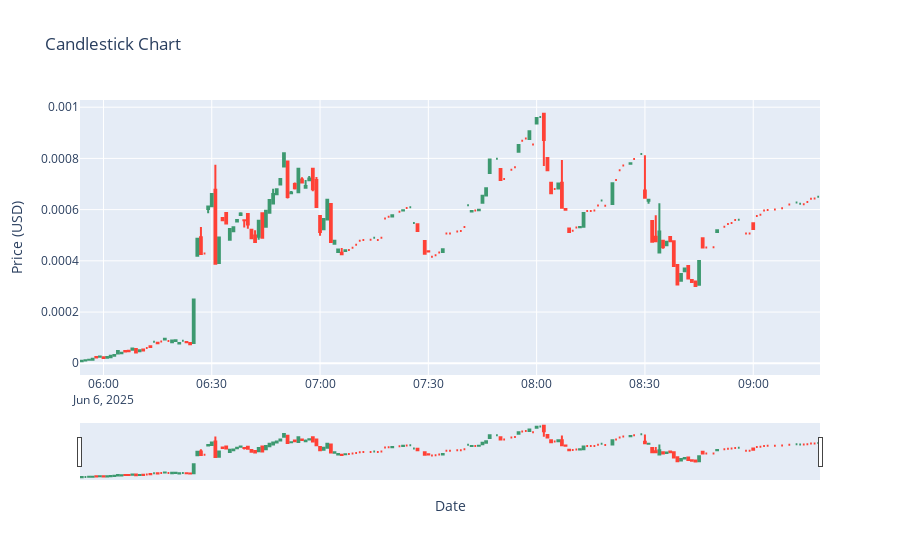
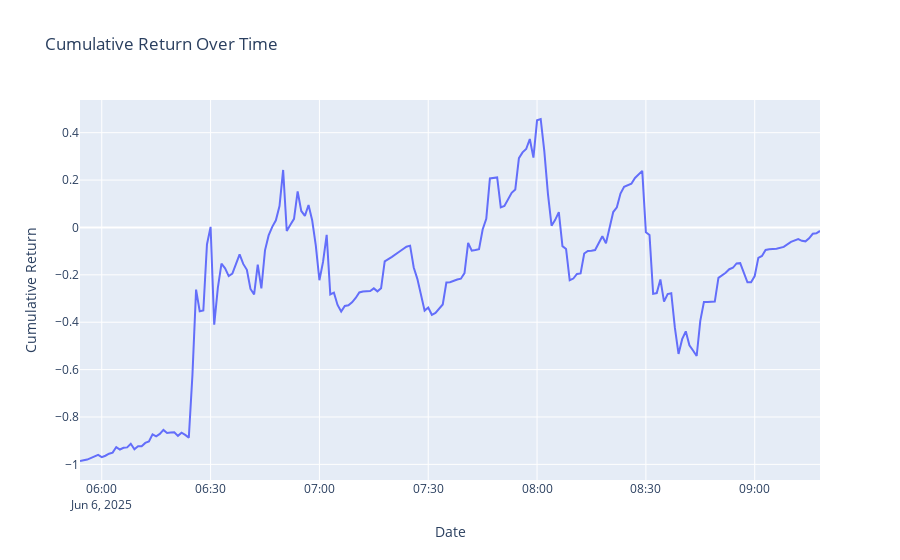
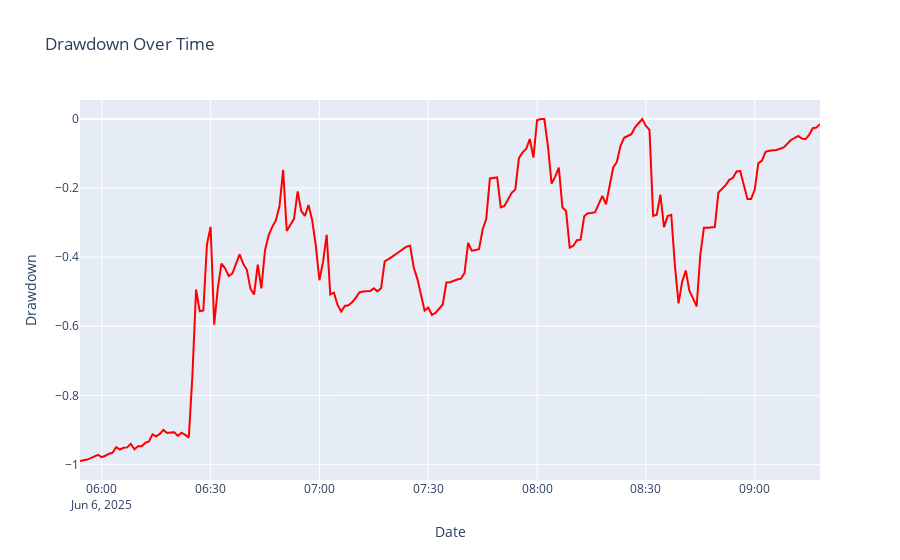
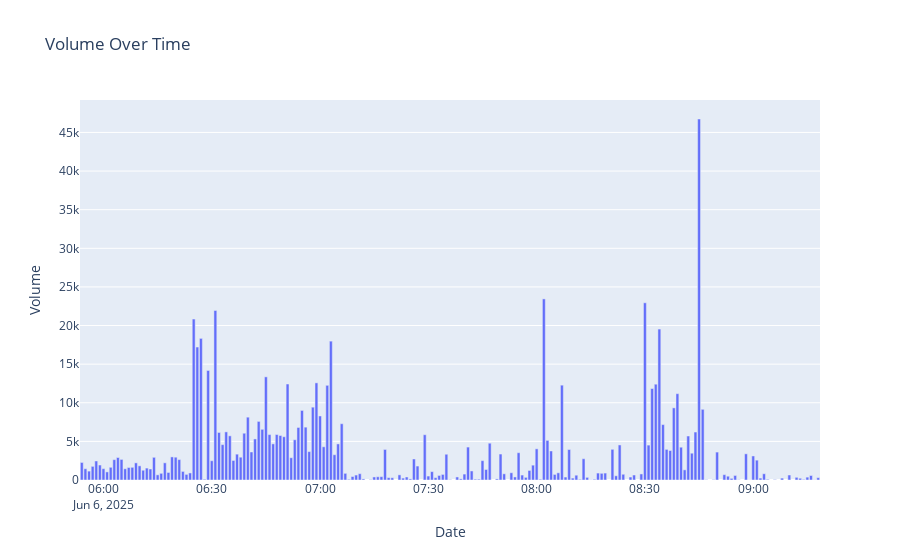

The notebook cell saved with these charts, in order:
### Code cell
import plotly.graph_objects as go
import plotly.express as px

# 1. OHLC Candlestick Chart
fig_ohlc = go.Figure(data=go.Candlestick(
    x=df.index,
    open=df['open'],
    high=df['high'],
    low=df['low'],
    close=df['close'],
    name="OHLC"
))
fig_ohlc.update_layout(title="Candlestick Chart", xaxis_title="Date", yaxis_title="Price (USD)")
fig_ohlc.show()

# 2. Cumulative Return Line Chart
fig_cum_return = px.line(df, x=df.index, y='cumulative_return', title='Cumulative Return Over Time')
fig_cum_return.update_layout(xaxis_title='Date', yaxis_title='Cumulative Return')
fig_cum_return.show()

# 3. Drawdown Line Chart
fig_drawdown = px.line(df, x=df.index, y='drawdown', title='Drawdown Over Time', color_discrete_sequence=['red'])
fig_drawdown.update_layout(xaxis_title='Date', yaxis_title='Drawdown')
fig_drawdown.show()

# 4. Volume Chart (Optional)
fig_volume = px.bar(df, x=df.index, y='volume', title='Volume Over Time', labels={'volume': 'Volume (USD)'})
fig_volume.update_layout(xaxis_title='Date', yaxis_title='Volume')
fig_volume.show()

### Figure 1 — Plotly figure (JSON) as saved in the notebook; plotly's stock layout.template omitted (floating-point values rounded to 4 significant figures; data arrays with more than 128 entries replaced by an {"elided": "..."} marker saying what was removed)
{"data": [{"close": {"elided": "189 float values"}, "high": {"elided": "189 float values"}, "low": {"elided": "189 float values"}, "name": "OHLC", "open": {"elided": "189 float values"}, "type": "candlestick", "x": {"elided": "189 str values"}}], "layout": {"title": {"text": "Candlestick Chart"}, "xaxis": {"title": {"text": "Date"}}, "yaxis": {"title": {"text": "Price (USD)"}}}}

### Figure 2 — Plotly figure (JSON) as saved in the notebook; plotly's stock layout.template omitted (floating-point values rounded to 4 significant figures; data arrays with more than 128 entries replaced by an {"elided": "..."} marker saying what was removed)
{"data": [{"hovertemplate": "timestamp=%{x}<br>cumulative_return=%{y}<extra></extra>", "legendgroup": "", "line": {"color": "#636efa", "dash": "solid"}, "marker": {"symbol": "circle"}, "mode": "lines", "name": "", "orientation": "v", "showlegend": false, "type": "scatter", "x": {"elided": "189 str values"}, "xaxis": "x", "y": {"elided": "189 float values"}, "yaxis": "y"}], "layout": {"legend": {"tracegroupgap": 0}, "title": {"text": "Cumulative Return Over Time"}, "xaxis": {"anchor": "y", "domain": [0, 1], "title": {"text": "Date"}}, "yaxis": {"anchor": "x", "domain": [0, 1], "title": {"text": "Cumulative Return"}}}}

### Figure 3 — Plotly figure (JSON) as saved in the notebook; plotly's stock layout.template omitted (floating-point values rounded to 4 significant figures; data arrays with more than 128 entries replaced by an {"elided": "..."} marker saying what was removed)
{"data": [{"hovertemplate": "timestamp=%{x}<br>drawdown=%{y}<extra></extra>", "legendgroup": "", "line": {"color": "red", "dash": "solid"}, "marker": {"symbol": "circle"}, "mode": "lines", "name": "", "orientation": "v", "showlegend": false, "type": "scatter", "x": {"elided": "189 str values"}, "xaxis": "x", "y": {"elided": "189 float values"}, "yaxis": "y"}], "layout": {"legend": {"tracegroupgap": 0}, "title": {"text": "Drawdown Over Time"}, "xaxis": {"anchor": "y", "domain": [0, 1], "title": {"text": "Date"}}, "yaxis": {"anchor": "x", "domain": [0, 1], "title": {"text": "Drawdown"}}}}

### Figure 4 — Plotly figure (JSON) as saved in the notebook; plotly's stock layout.template omitted (floating-point values rounded to 4 significant figures; data arrays with more than 128 entries replaced by an {"elided": "..."} marker saying what was removed)
{"data": [{"alignmentgroup": "True", "hovertemplate": "timestamp=%{x}<br>Volume (USD)=%{y}<extra></extra>", "legendgroup": "", "marker": {"color": "#636efa", "pattern": {"shape": ""}}, "name": "", "offsetgroup": "", "orientation": "v", "showlegend": false, "textposition": "auto", "type": "bar", "x": {"elided": "189 str values"}, "xaxis": "x", "y": {"elided": "189 float values"}, "yaxis": "y"}], "layout": {"barmode": "relative", "legend": {"tracegroupgap": 0}, "title": {"text": "Volume Over Time"}, "xaxis": {"anchor": "y", "domain": [0, 1], "title": {"text": "Date"}}, "yaxis": {"anchor": "x", "domain": [0, 1], "title": {"text": "Volume"}}}}
